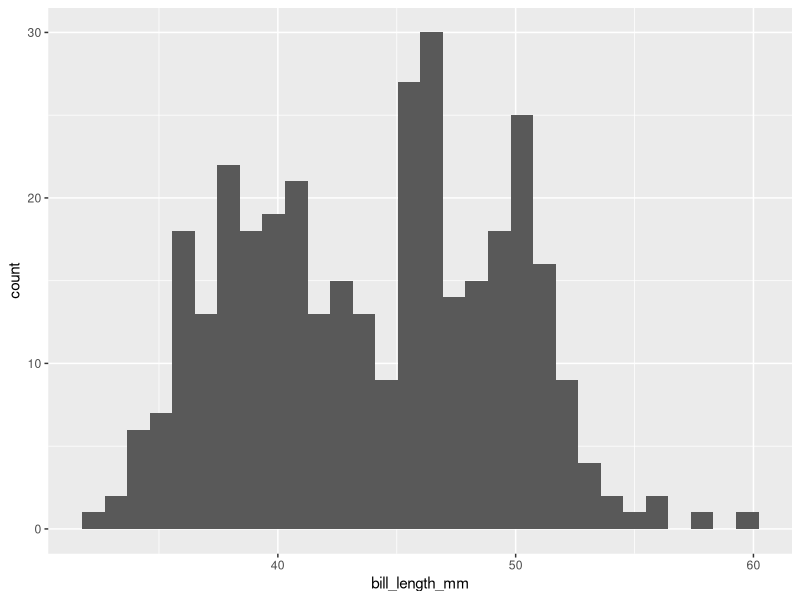
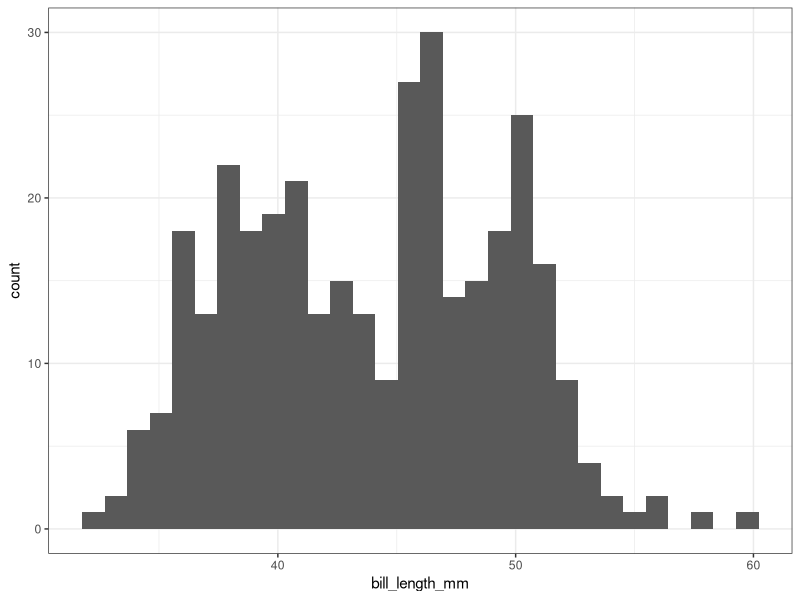
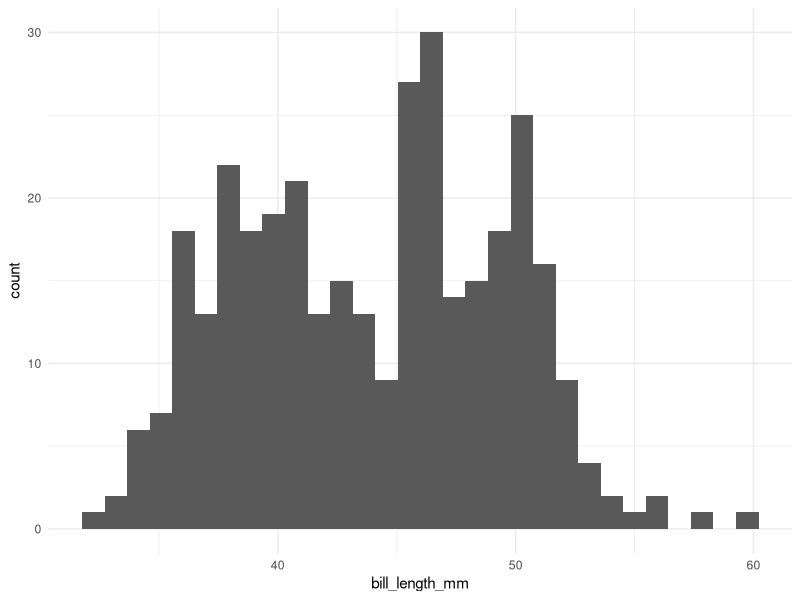
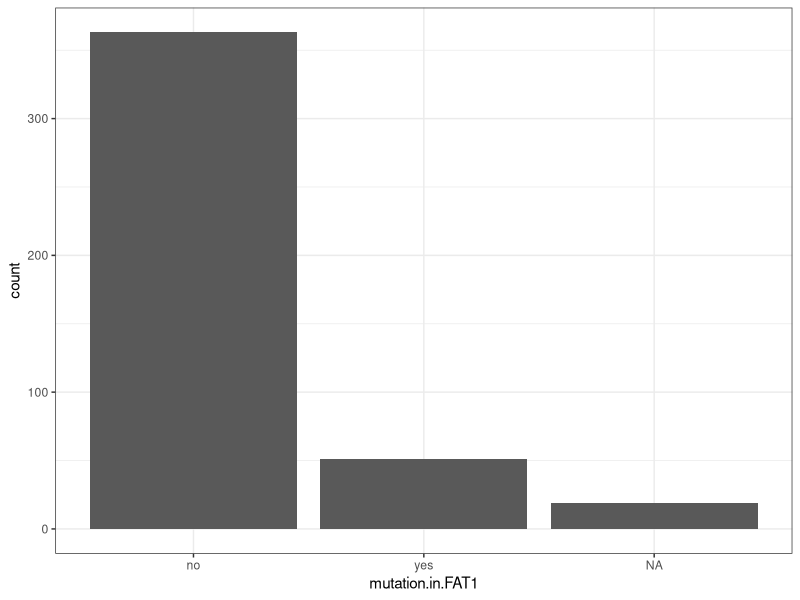
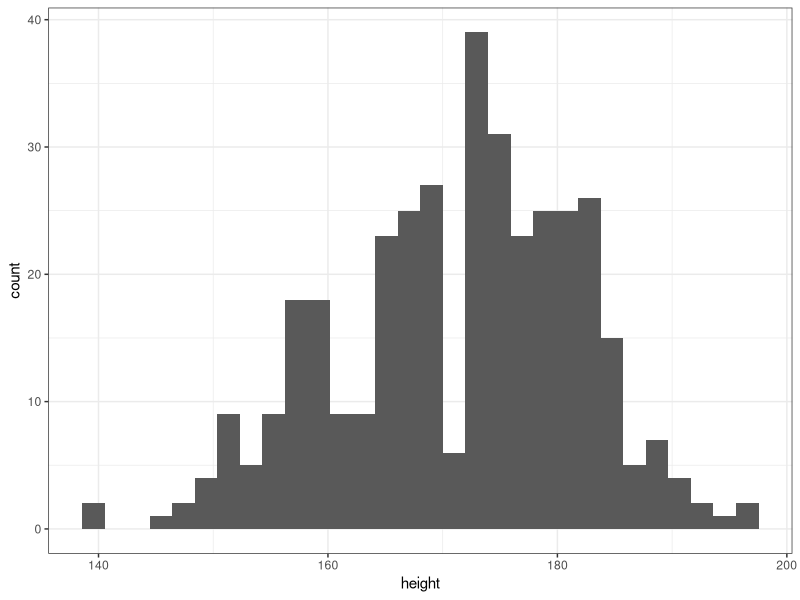
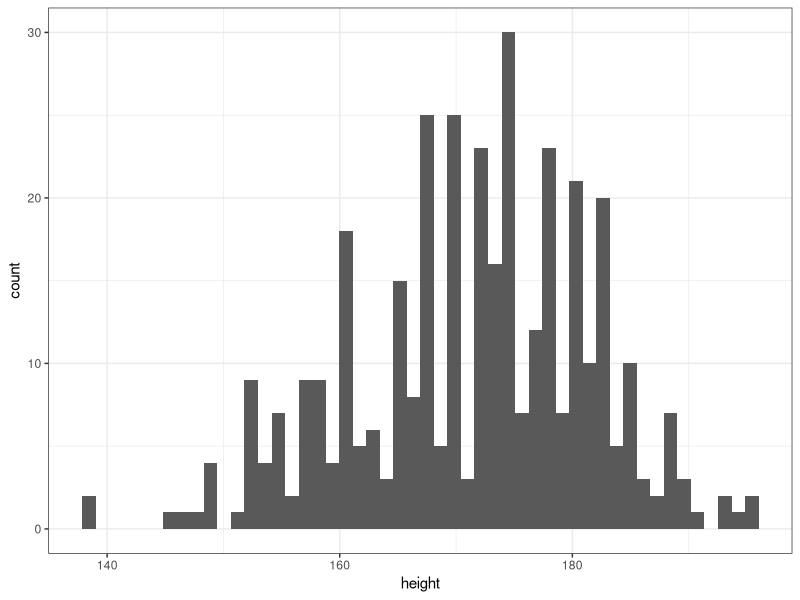
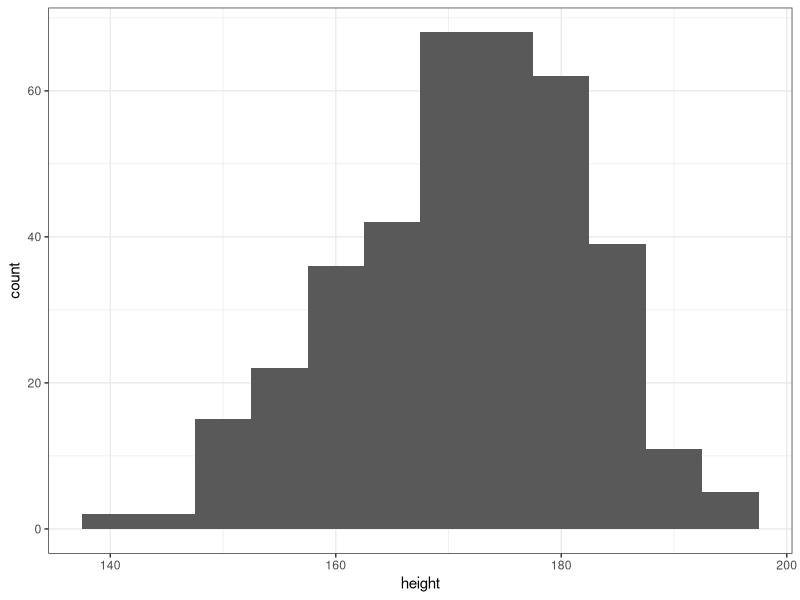
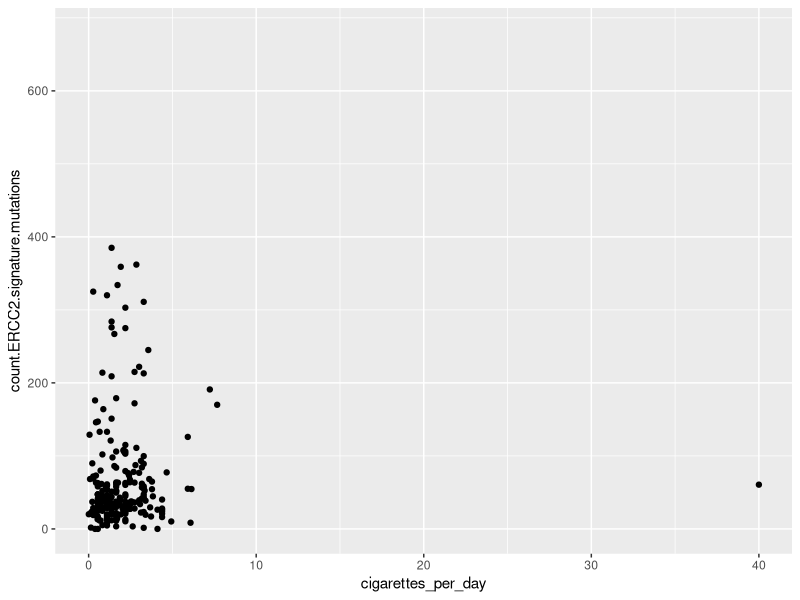

Write the R code that produced these figures, in order.
## ---- chunk 1
rm(list = ls())
## ---- chunk 2
library(tidyverse)
library(palmerpenguins)
penguins <- penguins


## ---- chunk 3
adelie_body_mass_by_island <- penguins %>%
  filter(., species == "Adelie") %>%    #Filter only Adelie species
  select(., species, island, body_mass_g) %>%  #Select species, island, and body_mass_g column
  mutate(., body_mass_kg = body_mass_g / 1000 ) %>%  #Make new column: body_mass_kg
  group_by(island) %>%   # Group by island
  summarise(mean_body_mass_kg = mean(body_mass_kg, na.rm=TRUE)) #Summarise island group to calculate mean
  
adelie_body_mass_by_island
## ---- chunk 4

## ---- chunk 5
ggplot(penguins) + aes(x = bill_length_mm) + geom_histogram() 

ggsave("histogram.png")
## ---- chunk 6
ggplot(penguins) + aes(x = bill_length_mm) + geom_histogram() + theme_bw()
## ---- chunk 7
ggplot(penguins) + aes(x = bill_length_mm) + geom_histogram() + theme_minimal()

ggsave("my_first_plot.png")
## ---- chunk 8
clinical <- read_csv("clinical.csv", show_col_types = FALSE)
## ---- chunk 9
ggplot(data = clinical) + aes(x = mutation.in.FAT1) + geom_bar() + theme_bw()
## ---- chunk 10
ggplot(data = clinical) + aes(x = height) + geom_histogram() + theme_bw()

## ---- chunk 11
ggplot(data = clinical) + aes(x = height) + geom_histogram(bins=50) + theme_bw()

## ---- chunk 12
ggplot(data = clinical) + aes(x = height) + geom_histogram(binwidth=5) + theme_bw()

## ---- chunk 13
ggplot(clinical) + aes(x = cigarettes_per_day, y = count.ERCC2.signature.mutations) + geom_point()
## ---- chunk 14
ggplot(clinical) + 
  aes(x = cigarettes_per_day, y = count.ERCC2.signature.mutations) + 
  geom_point() + 
  coord_cartesian(xlim = c(0,10), ylim = c(0, 400))
## ---- chunk 15
clinical_noNA <- clinical %>%
  select(barcode, cigarettes_per_day, count.ERCC2.signature.mutations) %>%
  drop_na
## ---- chunk 16
ggplot(data = clinical_noNA) + 
  aes(x = cigarettes_per_day, y = count.ERCC2.signature.mutations) + 
  geom_point() + 
  coord_cartesian(xlim = c(0,10), ylim = c(0, 400))


### Alternative
#ggplot(data = clinical %>%
#  select(barcode, cigarettes_per_day, count.ERCC2.signature.mutations) %>%
#  drop_na) + 
#  aes(x = cigarettes_per_day, y = count.ERCC2.signature.mutations) + 
#  geom_point() + 
#  coord_cartesian(xlim = c(0,10), ylim = c(0, 400))
## ---- chunk 17
clinical <- read_csv("clinical.csv", show_col_types = FALSE)

barcode_TSH_ERCC2_count_data <- clinical %>% 
  select(barcode, Tobacco.smoking.history, count.ERCC2.signature.mutations) %>% 
  filter(!is.na(count.ERCC2.signature.mutations)) %>%  # remove NAs
  filter(Tobacco.smoking.history %in% c("Current smoker", "Lifelong Non-smoker"))

barcode_TSH_ERCC2_count_data
## ---- chunk 18
ggplot(data = barcode_TSH_ERCC2_count_data) + 
  aes(x = Tobacco.smoking.history , y = count.ERCC2.signature.mutations) + 
  geom_boxplot(outlier.shape = NA) + 
  coord_cartesian(ylim = c(0,125)) + 
  geom_jitter(aes(color=Tobacco.smoking.history))

#ggsave("boxplot_tabacco_history_vs_ERCC2_counts.png")
## ---- chunk 19

